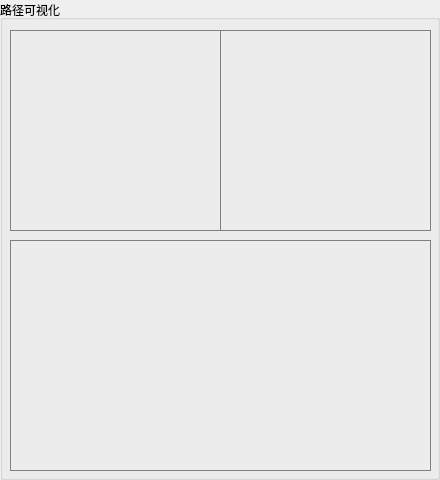
       <widget class="QGroupBox" name="groupBox_15">
        <property name="geometry">
         <rect>
          <x>170</x>
          <y>110</y>
          <width>440</width>
          <height>480</height>
         </rect>
        </property>
        <property name="title">
         <string>路径可视化</string>
        </property>
        <widget class="QLabel" name="labelpic">
         <property name="geometry">
          <rect>
           <x>1</x>
           <y>26</y>
           <width>16</width>
           <height>25</height>
          </rect>
         </property>
         <property name="text">
          <string/>
         </property>
        </widget>
        <widget class="QLabel" name="HC_RD_2">
         <property name="geometry">
          <rect>
           <x>10</x>
           <y>30</y>
           <width>211</width>
           <height>201</height>
          </rect>
         </property>
         <property name="styleSheet">
          <string notr="true">QLabel{
	border:1px solid gray;
}</string>
         </property>
         <property name="text">
          <string/>
         </property>
        </widget>
        <widget class="QLabel" name="TIC_RD_2">
         <property name="geometry">
          <rect>
           <x>220</x>
           <y>30</y>
           <width>211</width>
           <height>201</height>
          </rect>
         </property>
         <property name="styleSheet">
          <string notr="true">QLabel{
	border:1px solid gray;
}</string>
         </property>
         <property name="text">
          <string/>
         </property>
        </widget>
        <widget class="QLabel" name="FC_VV_2">
         <property name="geometry">
          <rect>
           <x>10</x>
           <y>240</y>
           <width>421</width>
           <height>231</height>
          </rect>
         </property>
         <property name="styleSheet">
          <string notr="true">QLabel{
	border:1px solid gray;
}</string>
         </property>
         <property name="text">
          <string/>
         </property>
        </widget>
       </widget>
